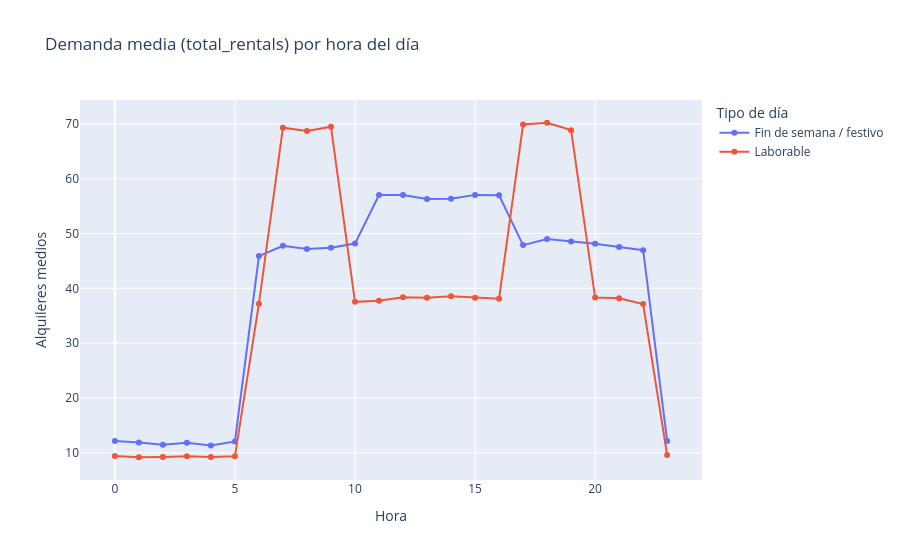

The code cell stored with this chart in its notebook:
### Code cell
# Demanda media por hora, separando laborable / no laborable
demanda_hora = mobilityData.groupby(["hour", "is_workingday"])["total_rentals"].mean().reset_index()
demanda_hora["tipo_dia"] = demanda_hora["is_workingday"].map({1: "Laborable", 0: "Fin de semana / festivo"})
print(demanda_hora.head(10))

fig = px.line(demanda_hora, x="hour", y="total_rentals", color="tipo_dia", markers=True,
              title="Demanda media (total_rentals) por hora del día",
              labels={"hour": "Hora", "total_rentals": "Alquileres medios", "tipo_dia": "Tipo de día"})
fig.show()

### Figure 1 — Plotly figure (JSON) as saved in the notebook; plotly's stock layout.template omitted (floating-point values rounded to 4 significant figures)
{"data": [{"hovertemplate": "Tipo de día=Fin de semana / festivo<br>Hora=%{x}<br>Alquileres medios=%{y}<extra></extra>", "legendgroup": "Fin de semana / festivo", "line": {"color": "#636efa", "dash": "solid"}, "marker": {"symbol": "circle"}, "mode": "lines+markers", "name": "Fin de semana / festivo", "orientation": "v", "showlegend": true, "type": "scatter", "x": [0, 1, 2, 3, 4, 5, 6, 7, 8, 9, 10, 11, 12, 13, 14, 15, 16, 17, 18, 19, 20, 21, 22, 23], "xaxis": "x", "y": [12.13, 11.88, 11.47, 11.8, 11.32, 12.05, 45.88, 47.75, 47.17, 47.42, 48.16, 57.02, 57.03, 56.32, 56.35, 57.05, 56.98, 47.89, 49.0, 48.56, 48.15, 47.55, 46.95, 12.15], "yaxis": "y"}, {"hovertemplate": "Tipo de día=Laborable<br>Hora=%{x}<br>Alquileres medios=%{y}<extra></extra>", "legendgroup": "Laborable", "line": {"color": "#EF553B", "dash": "solid"}, "marker": {"symbol": "circle"}, "mode": "lines+markers", "name": "Laborable", "orientation": "v", "showlegend": true, "type": "scatter", "x": [0, 1, 2, 3, 4, 5, 6, 7, 8, 9, 10, 11, 12, 13, 14, 15, 16, 17, 18, 19, 20, 21, 22, 23], "xaxis": "x", "y": [9.38, 9.169, 9.231, 9.341, 9.212, 9.333, 37.2, 69.31, 68.74, 69.51, 37.53, 37.74, 38.35, 38.3, 38.54, 38.28, 38.11, 69.92, 70.22, 68.87, 38.3, 38.2, 37.12, 9.571], "yaxis": "y"}], "layout": {"legend": {"title": {"text": "Tipo de día"}, "tracegroupgap": 0}, "title": {"text": "Demanda media (total_rentals) por hora del día"}, "xaxis": {"anchor": "y", "domain": [0, 1], "title": {"text": "Hora"}}, "yaxis": {"anchor": "x", "domain": [0, 1], "title": {"text": "Alquileres medios"}}}}
